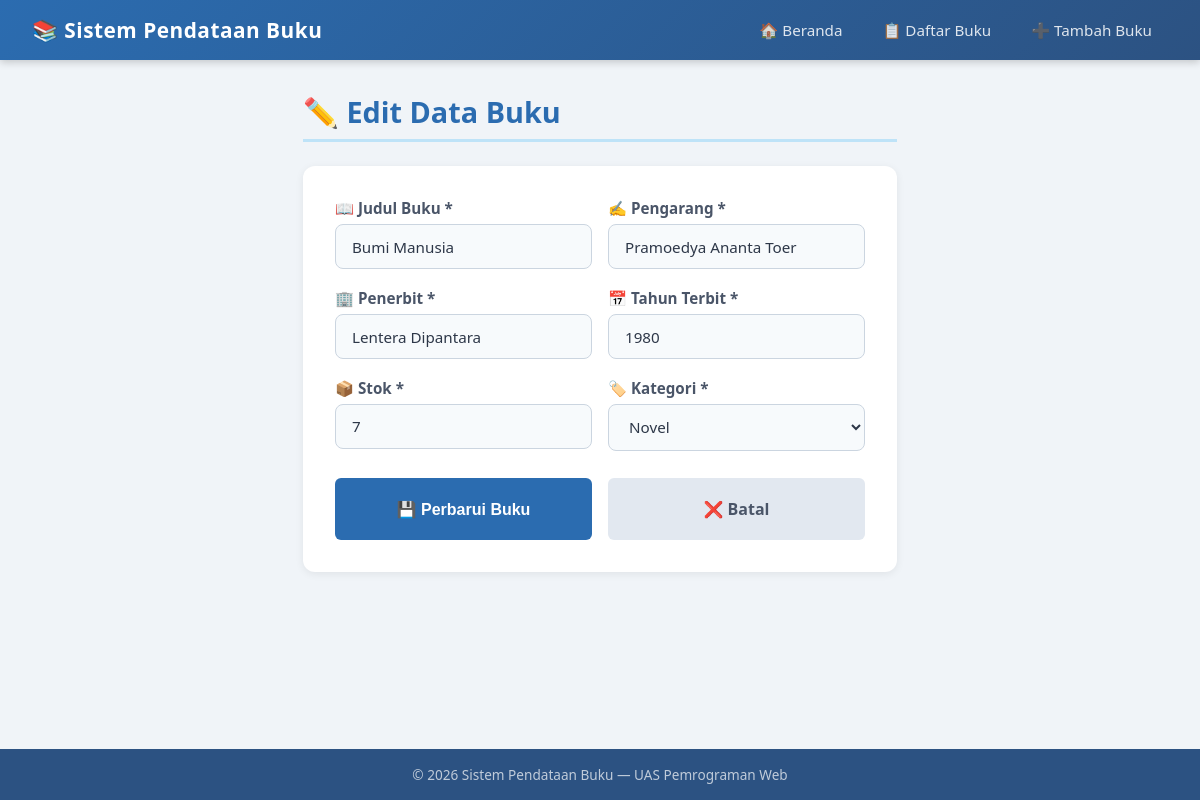
Page /edit.php?id=2 on the committed database.
### tables this page shows
CREATE TABLE IF NOT EXISTS buku (
    id INT AUTO_INCREMENT PRIMARY KEY,
    judul VARCHAR(200) NOT NULL,
    pengarang VARCHAR(150) NOT NULL,
    penerbit VARCHAR(150) NOT NULL,
    tahun_terbit YEAR NOT NULL,
    stok INT NOT NULL DEFAULT 0,
    kategori VARCHAR(100) NOT NULL,
    created_at TIMESTAMP DEFAULT CURRENT_TIMESTAMP
);

### edit.php (the view, shortened to what this page needs)
<?php
require 'includes/koneksi.php';
$id = isset($_GET['id']) ? (int)$_GET['id'] : 0;
$queryBuku = mysqli_query($koneksi, "SELECT * FROM buku WHERE id = $id");
$buku = mysqli_fetch_assoc($queryBuku);
$kategoriDefault = ['Novel', 'Teknologi', 'Self Help', 'Filsafat', 'Sejarah', 'Sains', 'Bisnis', 'Pendidikan', 'Lainnya'];
$kategoriAdaDiDefault = in_array($buku['kategori'], $kategoriDefault);
require 'includes/header.php';
?>
<h1 class="page-title">✏️ Edit Data Buku</h1>
<div class="card">
    <form method="POST" action="edit.php?id=<?= $id ?>">
        <div class="form-row">
            <div class="form-group">
                <label for="judul">📖 Judul Buku *</label>
                <input type="text" id="judul" name="judul"
                       value="<?= htmlspecialchars($buku['judul']) ?>" required>
            </div>
            <div class="form-group">
                <label for="pengarang">✍️ Pengarang *</label>
                <input type="text" id="pengarang" name="pengarang"
                       value="<?= htmlspecialchars($buku['pengarang']) ?>" required>
            </div>
        </div>
        <div class="form-row">
            <div class="form-group">
                <label for="penerbit">🏢 Penerbit *</label>
                <input type="text" id="penerbit" name="penerbit"
                       value="<?= htmlspecialchars($buku['penerbit']) ?>" required>
            </div>
            <div class="form-group">
                <label for="tahun_terbit">📅 Tahun Terbit *</label>
                <input type="number" id="tahun_terbit" name="tahun_terbit"
                       min="1000" max="<?= date('Y') ?>"
                       value="<?= htmlspecialchars($buku['tahun_terbit']) ?>" required>
            </div>
        </div>
        <div class="form-row">
            <div class="form-group">
                <label for="stok">📦 Stok *</label>
                <input type="number" id="stok" name="stok"
                       min="0"
                       value="<?= htmlspecialchars($buku['stok']) ?>" required>
            </div>
            <div class="form-group">
                <label for="kategori">🏷️ Kategori *</label>
                <select id="kategori" name="kategori" onchange="toggleKategoriLain(this)" required>
                    <?php foreach ($kategoriDefault as $k): ?>
                        <option value="<?= $k ?>"
                            <?php
                                if ($k === 'Lainnya' && !$kategoriAdaDiDefault) {
                                    echo 'selected';
                                } elseif ($k === $buku['kategori']) {
                                    echo 'selected';
                                }
                            ?>>
                            <?= $k ?>
                        </option>
                    <?php endforeach; ?>
                </select>
            </div>
        </div>
        <div class="form-row">
            <button type="submit" class="btn btn-submit">💾 Perbarui Buku</button>
            <a href="daftar.php" class="btn btn-batal" style="text-align:center; line-height:2.5;">❌ Batal</a>
        </div>
    </form>
</div>
<?php require 'includes/footer.php'; ?>

### assets/css/style.css (style rules this page uses)
* { margin: 0; padding: 0; box-sizing: border-box; }
body { font-family: 'Segoe UI', Tahoma, Geneva, Verdana, sans-serif; background-color: #f0f4f8; color: #2d3748; min-height: 100vh; display: flex; flex-direction: column; }
.page-title { font-size: 1.8rem; font-weight: 700; color: #2b6cb0; margin-bottom: 1.5rem; padding-bottom: 0.5rem; border-bottom: 3px solid #bee3f8; }
.card { background: white; border-radius: 12px; padding: 2rem; box-shadow: 0 2px 8px rgba(0,0,0,0.07); margin-bottom: 1.5rem; }
.btn { display: inline-block; padding: 0.45rem 1rem; border-radius: 6px; font-size: 0.85rem; font-weight: 600; text-decoration: none; border: none; cursor: pointer; transition: opacity 0.2s, transform 0.1s; }
.btn-submit { background: #2b6cb0; color: white; padding: 0.7rem 2rem; font-size: 1rem; width: 100%; margin-top: 0.5rem; }
.btn-batal { background: #e2e8f0; color: #4a5568; padding: 0.7rem 2rem; font-size: 1rem; width: 100%; margin-top: 0.5rem; }
.form-group { margin-bottom: 1.2rem; }
.form-group label { display: block; margin-bottom: 0.4rem; font-weight: 600; color: #4a5568; font-size: 0.95rem; }
.form-group input, .form-group select, .form-group textarea { width: 100%; padding: 0.7rem 1rem; border: 1.5px solid #cbd5e0; border-radius: 8px; font-size: 0.95rem; font-family: inherit; transition: border-color 0.2s, box-shadow 0.2s; background: #f7fafc; color: #2d3748; }
.form-row { display: grid; grid-template-columns: 1fr 1fr; gap: 1rem; }

### rows in the picture
buku: judul "Bumi Manusia", pengarang "Pramoedya Ananta Toer", penerbit "Lentera Dipantara", tahun_terbit "1980", stok "7", kategori "Novel"
